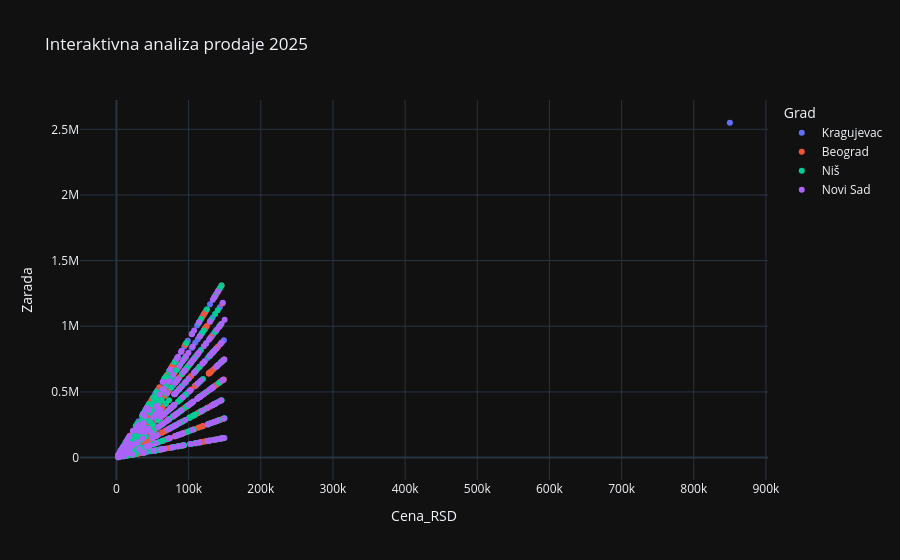

Notebook code cell kept with this figure:
### Code cell
import plotly.express as px
import pandas as pd

df = pd.read_csv("D:/Python/libraries/prodaja_2025.csv")

df["Zarada"] = df["Cena_RSD"] * df["Količina"]

fig = px.scatter(df, 
                 x="Cena_RSD", 
                 y="Zarada", 
                 color="Grad",
                 title="Interaktivna analiza prodaje 2025",
                 hover_name="Proizvod",
                 hover_data=["Datum", "Grad"],
                 template="plotly_dark")

fig.update_traces(hovertemplate=
                "<b>Proizvod:</b> %{hovertext}<br>"
                "<b>Grad:</b> %{customdata[1]}<br>"
                "<b>Cena:</b> %{x:,.0f} RSD <br>"
                "<b>Zarada:</b> %{y:,.0f} RSD <br>"
                "<b>Datum:</b> %{customdata[0]} <br>"
                "<extra></extra>")

fig.show()

### Figure 1 — Plotly figure (JSON) as saved in the notebook; plotly's stock layout.template omitted (floating-point values rounded to 4 significant figures; data arrays with more than 128 entries replaced by an {"elided": "..."} marker saying what was removed)
{"data": [{"customdata": {"elided": "254x2 str values"}, "hovertemplate": "<b>Proizvod:</b> %{hovertext}<br><b>Grad:</b> %{customdata[1]}<br><b>Cena:</b> %{x:,.0f} RSD <br><b>Zarada:</b> %{y:,.0f} RSD <br><b>Datum:</b> %{customdata[0]} <br><extra></extra>", "hovertext": {"elided": "254 str values"}, "legendgroup": "Kragujevac", "marker": {"color": "#636efa", "symbol": "circle"}, "mode": "markers", "name": "Kragujevac", "orientation": "v", "showlegend": true, "type": "scatter", "x": {"elided": "254 int values"}, "xaxis": "x", "y": {"elided": "254 int values"}, "yaxis": "y"}, {"customdata": {"elided": "249x2 str values"}, "hovertemplate": "<b>Proizvod:</b> %{hovertext}<br><b>Grad:</b> %{customdata[1]}<br><b>Cena:</b> %{x:,.0f} RSD <br><b>Zarada:</b> %{y:,.0f} RSD <br><b>Datum:</b> %{customdata[0]} <br><extra></extra>", "hovertext": {"elided": "249 str values"}, "legendgroup": "Beograd", "marker": {"color": "#EF553B", "symbol": "circle"}, "mode": "markers", "name": "Beograd", "orientation": "v", "showlegend": true, "type": "scatter", "x": {"elided": "249 int values"}, "xaxis": "x", "y": {"elided": "249 int values"}, "yaxis": "y"}, {"customdata": {"elided": "265x2 str values"}, "hovertemplate": "<b>Proizvod:</b> %{hovertext}<br><b>Grad:</b> %{customdata[1]}<br><b>Cena:</b> %{x:,.0f} RSD <br><b>Zarada:</b> %{y:,.0f} RSD <br><b>Datum:</b> %{customdata[0]} <br><extra></extra>", "hovertext": {"elided": "265 str values"}, "legendgroup": "Niš", "marker": {"color": "#00cc96", "symbol": "circle"}, "mode": "markers", "name": "Niš", "orientation": "v", "showlegend": true, "type": "scatter", "x": {"elided": "265 int values"}, "xaxis": "x", "y": {"elided": "265 int values"}, "yaxis": "y"}, {"customdata": {"elided": "232x2 str values"}, "hovertemplate": "<b>Proizvod:</b> %{hovertext}<br><b>Grad:</b> %{customdata[1]}<br><b>Cena:</b> %{x:,.0f} RSD <br><b>Zarada:</b> %{y:,.0f} RSD <br><b>Datum:</b> %{customdata[0]} <br><extra></extra>", "hovertext": {"elided": "232 str values"}, "legendgroup": "Novi Sad", "marker": {"color": "#ab63fa", "symbol": "circle"}, "mode": "markers", "name": "Novi Sad", "orientation": "v", "showlegend": true, "type": "scatter", "x": {"elided": "232 int values"}, "xaxis": "x", "y": {"elided": "232 int values"}, "yaxis": "y"}], "layout": {"legend": {"title": {"text": "Grad"}, "tracegroupgap": 0}, "title": {"text": "Interaktivna analiza prodaje 2025"}, "xaxis": {"anchor": "y", "domain": [0, 1], "title": {"text": "Cena_RSD"}}, "yaxis": {"anchor": "x", "domain": [0, 1], "title": {"text": "Zarada"}}}}
